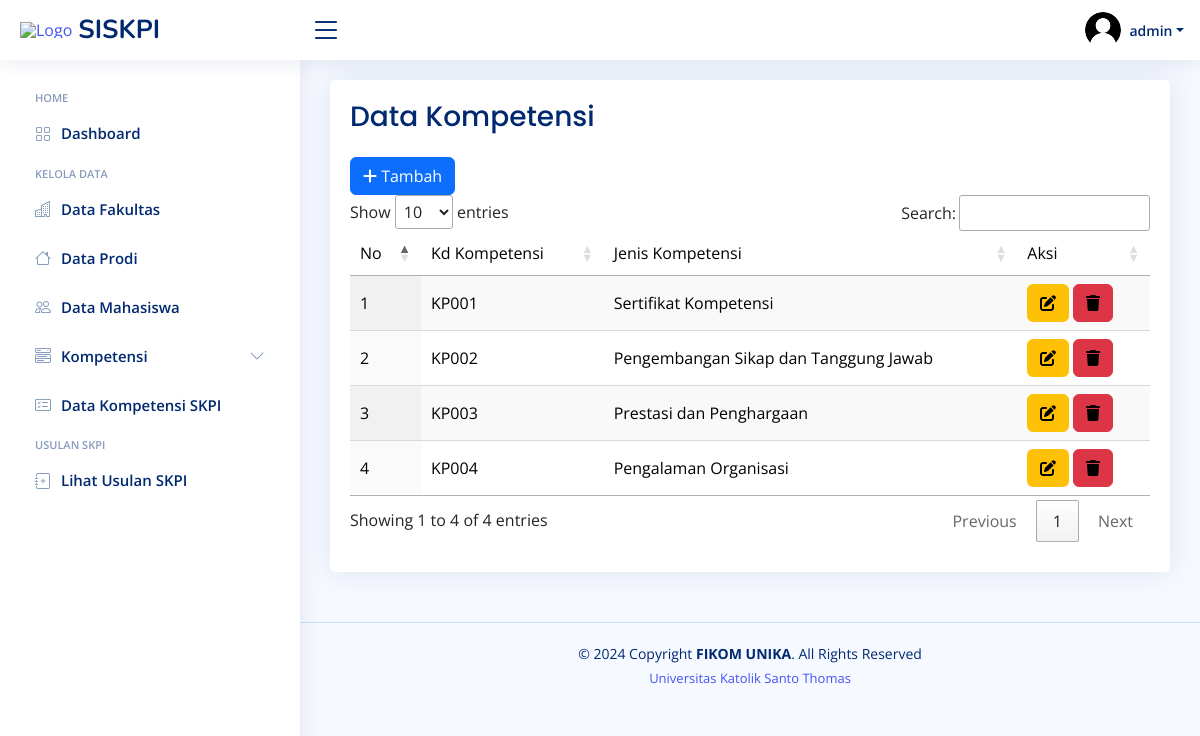
Page /admin/skpi/kompetensi.php (signed in) on the committed database.
### tables this page shows
CREATE TABLE `kompetensi` (
  `id_kompetensi` int(11) NOT NULL,
  `kd_kompetensi` varchar(11) NOT NULL,
  `jenis_kompetensi` varchar(255) NOT NULL
);

### admin/skpi/kompetensi.php (the view)
<?php include 'header.php' ?>
<?php include 'navbar.php' ?>
<main id="main" class="main">
    <section class="section dashboard">
    <div class="row">
    <div class="col">
        <div class="card info-card sales-card">
            <div class="card-body">
                <h1 class="card-title fs-3">Data Kompetensi</h1>
                <a href="kompetensi/tambah_komp.php" class="btn btn-primary" title="tambah_data"><i class="fas fa-plus"></i> Tambah</a>
                <table id="tabel" class="display" style="width:100%; background-color: white; color: black;">
                    <thead>
                        <tr>
                            <td>No</td>
                            <td>Kd Kompetensi</td>
                            <td>Jenis Kompetensi</td>
                            <td>Aksi</td>
                        </tr>
                    </thead>
                    <tbody>
                        <?php
                        $no = 1;
                        $data = mysqli_query($koneksi, "SELECT * FROM kompetensi");
                        while($d=mysqli_fetch_array($data)){
                        ?>
                        <tr>
                            <td><?= $no++ ?></td>
                            <td><?= $d['kd_kompetensi'] ?></td>
                            <td><?= $d['jenis_kompetensi'] ?></td>
                            <td>
                                <a class="btn btn-warning text-black" href="kompetensi/edit_komp.php?id=<?= $d['id_kompetensi'] ?>" title="edit_data"><i class="fas fa-edit"></i></a>
                                <a class="btn btn-danger text-black" href="kompetensi/hapus_komp.php?id=<?= $d['id_kompetensi'] ?>" title="hapus_data"><i class="fas fa-trash"></i></a>
                            </td>
                        </tr>
                        <?php } ?>
                    </tbody>
                </table>
            </div>
        </div>
        </div>
    </div>
    </section>
</main>
<?php include 'footer.php' ?>

### admin/skpi/assets/css/style.css (style rules this page uses)
:root { scroll-behavior: smooth; }
body { font-family: "Open Sans", sans-serif; background: #f6f9ff; color: #444444; }
a { color: #4154f1; text-decoration: none; }
h1, h2, h3, h4, h5, h6 { font-family: "Nunito", sans-serif; }
#main { margin-top: 60px; padding: 20px 30px; transition: all 0.3s; }
.card { margin-bottom: 30px; border: none; border-radius: 5px; box-shadow: 0px 0 30px rgba(1, 41, 112, 0.1); }
.card-title { padding: 20px 0 15px 0; font-size: 18px; font-weight: 500; color: #012970; font-family: "Poppins", sans-serif; }
.card-body { padding: 0 20px 20px 20px; }
@media (min-width: 1200px) { #main, #footer { margin-left: 300px; } }
.dashboard .info-card { padding-bottom: 10px; }

### rows in the picture
kompetensi: kd_kompetensi "KP001", jenis_kompetensi "Sertifikat Kompetensi"
kompetensi: kd_kompetensi "KP002", jenis_kompetensi "Pengembangan Sikap dan Tanggung Jawab"
kompetensi: kd_kompetensi "KP003", jenis_kompetensi "Prestasi dan Penghargaan"
kompetensi: kd_kompetensi "KP004", jenis_kompetensi "Pengalaman Organisasi"

### other values in the picture
$_SESSION['username'] "admin"
